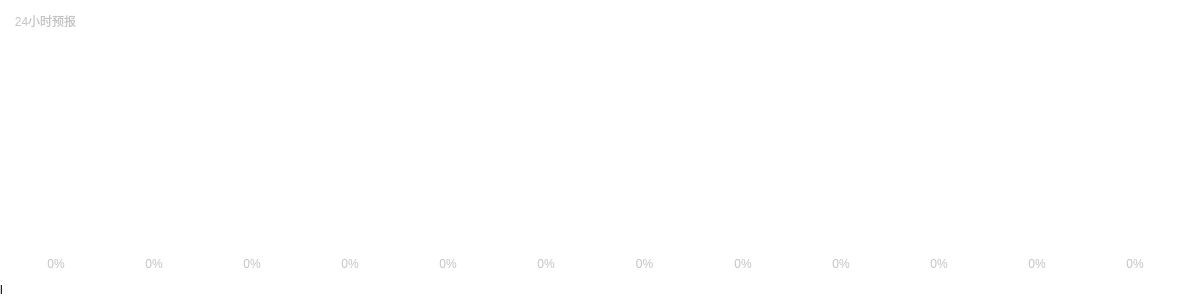
    <widget class="QWidget" name="widget_LayoutButtom" native="true">
     <property name="geometry">
      <rect>
       <x>10</x>
       <y>570</y>
       <width>1181</width>
       <height>301</height>
      </rect>
     </property>
     <property name="styleSheet">
      <string notr="true">background-color: rgba(255, 255, 255, 5);
border-radius: 15px;</string>
     </property>
     <widget class="QPushButton" name="pushButton">
      <property name="geometry">
       <rect>
        <x>0</x>
        <y>0</y>
        <width>91</width>
        <height>41</height>
       </rect>
      </property>
      <property name="styleSheet">
       <string notr="true">font: 25 16px &quot;微软雅黑&quot;;
text-align: center;
border-radius:4px;
background-color: rgba(255, 255, 255, 0);
color: rgb(196, 196, 196);
</string>
      </property>
      <property name="text">
       <string>24小时预报</string>
      </property>
     </widget>
     <widget class="QWidget" name="widget" native="true">
      <property name="geometry">
       <rect>
        <x>10</x>
        <y>250</y>
        <width>1171</width>
        <height>28</height>
       </rect>
      </property>
      <property name="styleSheet">
       <string notr="true">
background-color: rgb(255, 255, 255,0);

</string>
      </property>
      <layout class="QHBoxLayout" name="horizontalLayout_2">
       <item>
        <widget class="QLabel" name="popTime1">
         <property name="styleSheet">
          <string notr="true">font: 25 12px &quot;微软雅黑&quot;;
text-align: center;
border-radius:4px;
background-color: rgb(255, 255, 255,0);
color: rgb(196, 196, 196);

</string>
         </property>
         <property name="text">
          <string>0%</string>
         </property>
         <property name="alignment">
          <set>Qt::AlignCenter</set>
         </property>
        </widget>
       </item>
       <item>
        <widget class="QLabel" name="popTime2">
         <property name="styleSheet">
          <string notr="true">font: 25 12px &quot;微软雅黑&quot;;
text-align: center;
border-radius:4px;
background-color: rgb(255, 255, 255,0);
color: rgb(196, 196, 196);
</string>
         </property>
         <property name="text">
          <string>0%</string>
         </property>
         <property name="alignment">
          <set>Qt::AlignCenter</set>
         </property>
        </widget>
       </item>
       <item>
        <widget class="QLabel" name="popTime3">
         <property name="styleSheet">
          <string notr="true">font: 25 12px &quot;微软雅黑&quot;;
text-align: center;
border-radius:4px;
background-color: rgb(255, 255, 255,0);
color: rgb(196, 196, 196);
</string>
         </property>
         <property name="text">
          <string>0%</string>
         </property>
         <property name="alignment">
          <set>Qt::AlignCenter</set>
         </property>
        </widget>
       </item>
       <item>
        <widget class="QLabel" name="popTime4">
         <property name="styleSheet">
          <string notr="true">font: 25 12px &quot;微软雅黑&quot;;
text-align: center;
border-radius:4px;
background-color: rgb(255, 255, 255,0);
color: rgb(196, 196, 196);
</string>
         </property>
         <property name="text">
          <string>0%</string>
         </property>
         <property name="alignment">
          <set>Qt::AlignCenter</set>
         </property>
        </widget>
       </item>
       <item>
        <widget class="QLabel" name="popTime5">
         <property name="styleSheet">
          <string notr="true">font: 25 12px &quot;微软雅黑&quot;;
text-align: center;
border-radius:4px;
background-color: rgb(255, 255, 255,0);
color: rgb(196, 196, 196);
</string>
         </property>
         <property name="text">
          <string>0%</string>
         </property>
         <property name="alignment">
          <set>Qt::AlignCenter</set>
         </property>
        </widget>
       </item>
       <item>
        <widget class="QLabel" name="popTime6">
         <property name="styleSheet">
          <string notr="true">font: 25 12px &quot;微软雅黑&quot;;
text-align: center;
border-radius:4px;
background-color: rgb(255, 255, 255,0);
color: rgb(196, 196, 196);
</string>
         </property>
         <property name="text">
          <string>0%</string>
         </property>
         <property name="alignment">
          <set>Qt::AlignCenter</set>
         </property>
        </widget>
       </item>
       <item>
        <widget class="QLabel" name="popTime7">
         <property name="styleSheet">
          <string notr="true">font: 25 12px &quot;微软雅黑&quot;;
text-align: center;
border-radius:4px;
background-color: rgb(255, 255, 255,0);
color: rgb(196, 196, 196);
</string>
         </property>
         <property name="text">
          <string>0%</string>
         </property>
         <property name="alignment">
          <set>Qt::AlignCenter</set>
         </property>
        </widget>
       </item>
       <item>
        <widget class="QLabel" name="popTime8">
         <property name="styleSheet">
          <string notr="true">font: 25 12px &quot;微软雅黑&quot;;
text-align: center;
border-radius:4px;
background-color: rgb(255, 255, 255,0);
color: rgb(196, 196, 196);
</string>
         </property>
         <property name="text">
          <string>0%</string>
         </property>
         <property name="alignment">
          <set>Qt::AlignCenter</set>
         </property>
        </widget>
       </item>
       <item>
        <widget class="QLabel" name="popTime10">
         <property name="styleSheet">
          <string notr="true">font: 25 12px &quot;微软雅黑&quot;;
text-align: center;
border-radius:4px;
background-color: rgb(255, 255, 255,0);
color: rgb(196, 196, 196);
</string>
         </property>
         <property name="text">
          <string>0%</string>
         </property>
         <property name="alignment">
          <set>Qt::AlignCenter</set>
         </property>
        </widget>
       </item>
       <item>
        <widget class="QLabel" name="popTime11">
         <property name="styleSheet">
          <string notr="true">font: 25 12px &quot;微软雅黑&quot;;
text-align: center;
border-radius:4px;
background-color: rgb(255, 255, 255,0);
color: rgb(196, 196, 196);
</string>
         </property>
         <property name="text">
          <string>0%</string>
         </property>
         <property name="alignment">
          <set>Qt::AlignCenter</set>
         </property>
        </widget>
       </item>
       <item>
        <widget class="QLabel" name="popTime12">
         <property name="styleSheet">
          <string notr="true">font: 25 12px &quot;微软雅黑&quot;;
text-align: center;
border-radius:4px;
background-color: rgb(255, 255, 255,0);
color: rgb(196, 196, 196);
</string>
         </property>
         <property name="text">
          <string>0%</string>
         </property>
         <property name="alignment">
          <set>Qt::AlignCenter</set>
         </property>
        </widget>
       </item>
       <item>
        <widget class="QLabel" name="popTime9">
         <property name="styleSheet">
          <string notr="true">font: 25 12px &quot;微软雅黑&quot;;
text-align: center;
border-radius:4px;
background-color: rgb(255, 255, 255,0);
color: rgb(196, 196, 196);
</string>
         </property>
         <property name="text">
          <string>0%</string>
         </property>
         <property name="alignment">
          <set>Qt::AlignCenter</set>
         </property>
        </widget>
       </item>
      </layout>
     </widget>
     <widget class="QLabel" name="tempCurve">
      <property name="geometry">
       <rect>
        <x>0</x>
        <y>30</y>
        <width>1181</width>
        <height>221</height>
       </rect>
      </property>
      <property name="styleSheet">
       <string notr="true">background-color: rgba(255, 255, 255, 0);</string>
      </property>
      <property name="text">
       <string/>
      </property>
     </widget>
     <widget class="QWidget" name="widget" native="true">
      <property name="geometry">
       <rect>
        <x>10</x>
        <y>270</y>
        <width>1171</width>
        <height>31</height>
       </rect>
      </property>
      <property name="styleSheet">
       <string notr="true">font: 25 12px &quot;微软雅黑&quot;;
text-align: center;
border-radius:4px;
background-color: rgb(255, 255, 255,0);
color: rgb(196, 196, 196);
</string>
      </property>
      <layout class="QHBoxLayout" name="horizontalLayout">
       <item>
        <widget class="QLabel" name="hourTime1">
         <property name="styleSheet">
          <string notr="true">font: 25 14px &quot;微软雅黑&quot;;
text-align: center;
border-radius:4px;
background-color: rgb(255, 255, 255,0);
color: rgb(196, 196, 196);
</string>
         </property>
         <property name="text">
          <string/>
         </property>
         <property name="alignment">
          <set>Qt::AlignCenter</set>
         </property>
        </widget>
       </item>
       <item>
        <widget class="QLabel" name="hourTime2">
         <property name="styleSheet">
          <string notr="true">font: 25 14px &quot;微软雅黑&quot;;
text-align: center;
border-radius:4px;
background-color: rgb(255, 255, 255,0);
color: rgb(196, 196, 196);
</string>
         </property>
         <property name="text">
          <string/>
         </property>
         <property name="alignment">
          <set>Qt::AlignCenter</set>
         </property>
        </widget>
       </item>
       <item>
        <widget class="QLabel" name="hourTime3">
         <property name="styleSheet">
          <string notr="true">font: 25 14px &quot;微软雅黑&quot;;
text-align: center;
border-radius:4px;
background-color: rgb(255, 255, 255,0);
color: rgb(196, 196, 196);
</string>
         </property>
         <property name="text">
          <string/>
         </property>
         <property name="alignment">
          <set>Qt::AlignCenter</set>
         </property>
        </widget>
       </item>
       <item>
        <widget class="QLabel" name="hourTime4">
         <property name="styleSheet">
          <string notr="true">font: 25 14px &quot;微软雅黑&quot;;
text-align: center;
border-radius:4px;
background-color: rgb(255, 255, 255,0);
color: rgb(196, 196, 196);
</string>
         </property>
         <property name="text">
          <string/>
         </property>
         <property name="alignment">
          <set>Qt::AlignCenter</set>
         </property>
        </widget>
       </item>
       <item>
        <widget class="QLabel" name="hourTime5">
         <property name="styleSheet">
          <string notr="true">font: 25 14px &quot;微软雅黑&quot;;
text-align: center;
border-radius:4px;
background-color: rgb(255, 255, 255,0);
color: rgb(196, 196, 196);
</string>
         </property>
         <property name="text">
          <string/>
         </property>
         <property name="alignment">
          <set>Qt::AlignCenter</set>
         </property>
        </widget>
       </item>
       <item>
        <widget class="QLabel" name="hourTime6">
         <property name="styleSheet">
          <string notr="true">font: 25 14px &quot;微软雅黑&quot;;
text-align: center;
border-radius:4px;
background-color: rgb(255, 255, 255,0);
color: rgb(196, 196, 196);
</string>
         </property>
         <property name="text">
          <string/>
         </property>
         <property name="alignment">
          <set>Qt::AlignCenter</set>
         </property>
        </widget>
       </item>
       <item>
        <widget class="QLabel" name="hourTime7">
         <property name="styleSheet">
          <string notr="true">font: 25 14px &quot;微软雅黑&quot;;
text-align: center;
border-radius:4px;
background-color: rgb(255, 255, 255,0);
color: rgb(196, 196, 196);
</string>
         </property>
         <property name="text">
          <string/>
         </property>
         <property name="alignment">
          <set>Qt::AlignCenter</set>
         </property>
        </widget>
       </item>
       <item>
        <widget class="QLabel" name="hourTime8">
         <property name="styleSheet">
          <string notr="true">font: 25 14px &quot;微软雅黑&quot;;
text-align: center;
border-radius:4px;
background-color: rgb(255, 255, 255,0);
color: rgb(196, 196, 196);
</string>
         </property>
         <property name="text">
          <string/>
         </property>
         <property name="alignment">
          <set>Qt::AlignCenter</set>
         </property>
        </widget>
       </item>
       <item>
        <widget class="QLabel" name="hourTime9">
         <property name="styleSheet">
          <string notr="true">font: 25 14px &quot;微软雅黑&quot;;
text-align: center;
border-radius:4px;
background-color: rgb(255, 255, 255,0);
color: rgb(196, 196, 196);
</string>
         </property>
         <property name="text">
          <string/>
         </property>
         <property name="alignment">
          <set>Qt::AlignCenter</set>
         </property>
        </widget>
       </item>
       <item>
        <widget class="QLabel" name="hourTime10">
         <property name="styleSheet">
          <string notr="true">font: 25 14px &quot;微软雅黑&quot;;
text-align: center;
border-radius:4px;
background-color: rgb(255, 255, 255,0);
color: rgb(196, 196, 196);
</string>
         </property>
         <property name="text">
          <string/>
         </property>
         <property name="alignment">
          <set>Qt::AlignCenter</set>
         </property>
        </widget>
       </item>
       <item>
        <widget class="QLabel" name="hourTime11">
         <property name="styleSheet">
          <string notr="true">font: 25 14px &quot;微软雅黑&quot;;
text-align: center;
border-radius:4px;
background-color: rgb(255, 255, 255,0);
color: rgb(196, 196, 196);
</string>
         </property>
         <property name="text">
          <string/>
         </property>
         <property name="alignment">
          <set>Qt::AlignCenter</set>
         </property>
        </widget>
       </item>
       <item>
        <widget class="QLabel" name="hourTime12">
         <property name="styleSheet">
          <string notr="true">font: 25 14px &quot;微软雅黑&quot;;
text-align: center;
border-radius:4px;
background-color: rgb(255, 255, 255,0);
color: rgb(196, 196, 196);
</string>
         </property>
         <property name="text">
          <string/>
         </property>
         <property name="alignment">
          <set>Qt::AlignCenter</set>
         </property>
        </widget>
       </item>
      </layout>
     </widget>
     <widget class="QLabel" name="label_2">
      <property name="geometry">
       <rect>
        <x>0</x>
        <y>255</y>
        <width>21</width>
        <height>21</height>
       </rect>
      </property>
      <property name="styleSheet">
       <string notr="true">background-color: rgba(255, 255, 255, 0);
image: url(:/res/shuidi.png);</string>
      </property>
      <property name="text">
       <string/>
      </property>
     </widget>
     <widget class="QLabel" name="label_4">
      <property name="geometry">
       <rect>
        <x>0</x>
        <y>280</y>
        <width>20</width>
        <height>20</height>
       </rect>
      </property>
      <property name="styleSheet">
       <string notr="true">background-color: rgba(255, 255, 255, 0);
image: url(:/res/weather.png);</string>
      </property>
      <property name="text">
       <string>l</string>
      </property>
     </widget>
    </widget>
